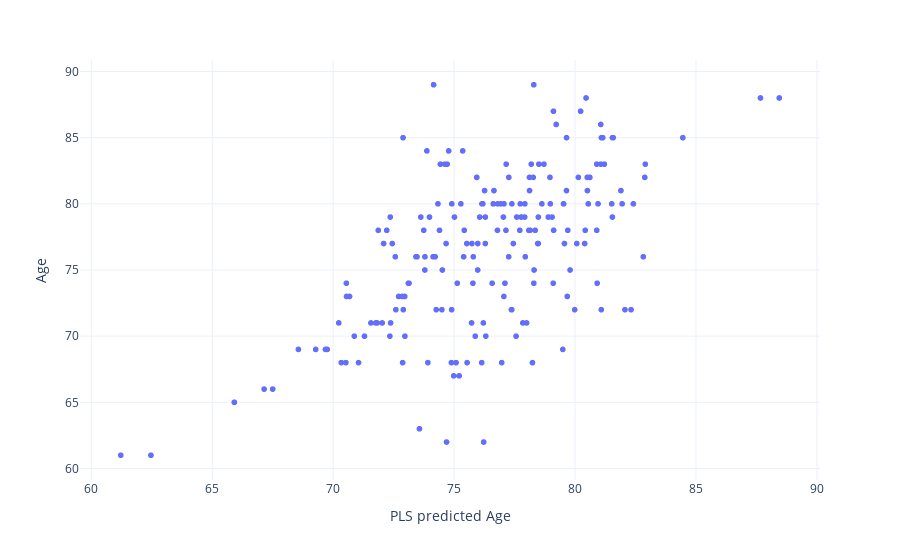

Notebook cell for this chart:
### Code cell
predictFrame = pds.DataFrame(np.c_[cvPredictions, YAge], columns=['Predicted', 'Age'])

fig = px.scatter(predictFrame, x="Predicted", y="Age", render_mode='webgl', 
                labels={"Predicted": "PLS predicted Age",
                        "Age": "Age"}, 
                template='plotly_white')

fig.show()

### Figure 1 — Plotly figure (JSON) as saved in the notebook; plotly's stock layout.template omitted (floating-point values rounded to 4 significant figures; data arrays with more than 128 entries replaced by an {"elided": "..."} marker saying what was removed)
{"data": [{"hovertemplate": "PLS predicted Age=%{x}<br>Age=%{y}<extra></extra>", "legendgroup": "", "marker": {"color": "#636efa", "symbol": "circle"}, "mode": "markers", "name": "", "showlegend": false, "type": "scattergl", "x": {"elided": "200 float values"}, "xaxis": "x", "y": {"elided": "200 int values"}, "yaxis": "y"}], "layout": {"legend": {"tracegroupgap": 0}, "margin": {"t": 60}, "xaxis": {"anchor": "y", "domain": [0, 1], "title": {"text": "PLS predicted Age"}}, "yaxis": {"anchor": "x", "domain": [0, 1], "title": {"text": "Age"}}}}
